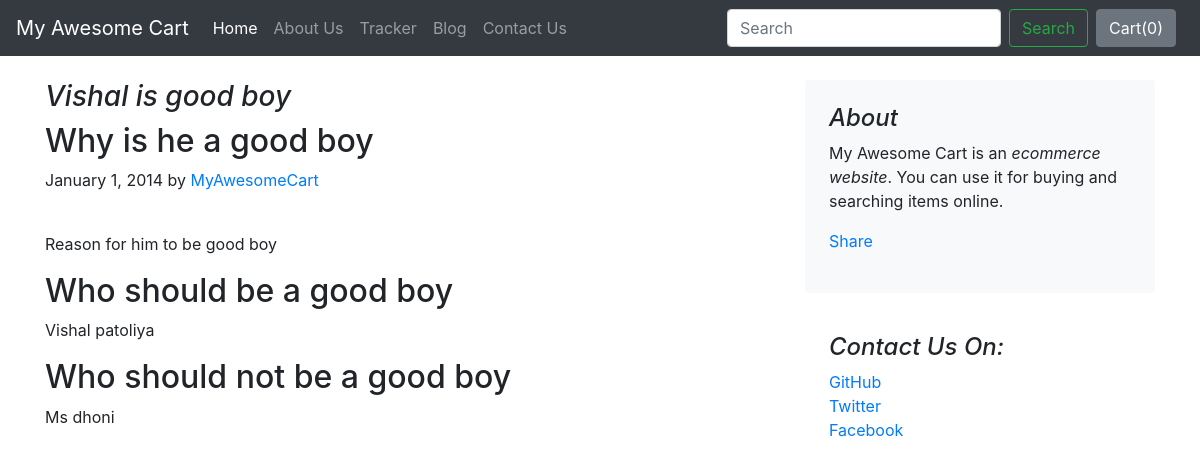
The page /blog/blogpost/1 on the database its author committed.
### blog/models.py (models this page shows)
class Blogpost(models.Model):
    post_id = models.AutoField(primary_key=True)
    title = models.CharField(max_length=50)
    head0=models.CharField(max_length=500,default="")
    chead0 = models.CharField(max_length=5000, default="")
    head1 = models.CharField(max_length=500, default="")
    chead1 = models.CharField(max_length=5000, default="")
    head2 = models.CharField(max_length=500, default="")
    chead2 = models.CharField(max_length=5000, default="")
    pub_date = models.DateField()
    thumbnail=models.ImageField(upload_to="blog/images",default="")
    def __str__(self):
        return self.title

### blog/views.py (the view)
# urls.py: path("blogpost/<int:id>", views.blogpost, name="blogHost")
def blogpost(request,id):
    post=Blogpost.objects.filter(post_id=id)[0]
    print(post)
    return render(request,'blog/blogpost.html', {'post':post})

### blog/templates/blog/blogpost.html (shortened to what this page needs)
{%extends 'blog/basic.html'%}
{%block body%}
<div class="container">
    <div class="row mt-4">
        <div class="col-md-8 blog-main">
            <h3 class="font-italic">
                {{post.title}}
            </h3>
            <div class="blog-post">
                <h2 class="blog-post-title">{{post.head0}}</h2>
                <p class="blog-post-meta">January 1, 2014 by <a href="#">MyAwesomeCart</a></p>
                <br>
                <p>{{post.chead0}}</p>
                <h2>{{post.head1}}</h2>
                <p>{{post.chead1}}</p>
                <h2>{{post.head2}}</h2>
                <p>{{post.chead2}}</p>
            </div>
        </div>
        <aside class="col-md-4 blog-sidebar">
            <div class="p-4 mb-3 bg-light rounded">
                <h4 class="font-italic">About</h4>
                <p class="mb-0">My Awesome Cart is an <em>ecommerce website</em>. You can use it for buying and searching items online. </p>
                <div class="my-3 fb-share-button" data-href="http://127.0.0.1:8000/blog/blogpost/{{post.post_id}}" data-layout="button_count" data-size="large"><a target="_blank" href="https://www.facebook.com/sharer/sharer.php?u=http%3A%2F%2F127.0.0.1%3A8000%2Fblog%2Fblogpost%2F3&amp;src=sdkpreparse" class="fb-xfbml-parse-ignore">Share</a></div>
            </div>
            <div class="p-4">
                <h4 class="font-italic">Contact Us On: </h4>
                <ol class="list-unstyled">
                    <li><a href="#">GitHub</a></li>
                    <li><a href="#">Twitter</a></li>
                    <li><a href="#">Facebook</a></li>
                </ol>
            </div>
        </aside>
    </div>
</div>
{%endblock%}

### rows shown on the page
Blogpost: title "Vishal is good boy", head0 "Why is he a good boy", chead0 "Reason for him to be good boy", head1 "Who should be a good boy", chead1 "Vishal patoliya", head2 "Who should not be a good boy", chead2 "Ms dhoni"
